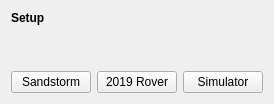
          <widget class="QWidget" name="page_setup" native="true">
           <layout class="QVBoxLayout" name="verticalLayout">
            <item>
             <widget class="QLabel" name="label_12">
              <property name="font">
               <font>
                <weight>75</weight>
                <bold>true</bold>
               </font>
              </property>
              <property name="text">
               <string>Setup</string>
              </property>
             </widget>
            </item>
            <item>
             <spacer name="verticalSpacer_4">
              <property name="orientation">
               <enum>Qt::Vertical</enum>
              </property>
              <property name="sizeHint" stdset="0">
               <size>
                <width>20</width>
                <height>40</height>
               </size>
              </property>
             </spacer>
            </item>
            <item>
             <layout class="QHBoxLayout" name="horizontalLayout_2">
              <item>
               <widget class="QPushButton" name="pushButton">
                <property name="text">
                 <string>Sandstorm</string>
                </property>
               </widget>
              </item>
              <item>
               <widget class="QPushButton" name="pushButton_2">
                <property name="text">
                 <string>2019 Rover</string>
                </property>
               </widget>
              </item>
              <item>
               <widget class="QPushButton" name="pushButton_3">
                <property name="text">
                 <string>Simulator</string>
                </property>
               </widget>
              </item>
             </layout>
            </item>
           </layout>
          </widget>
